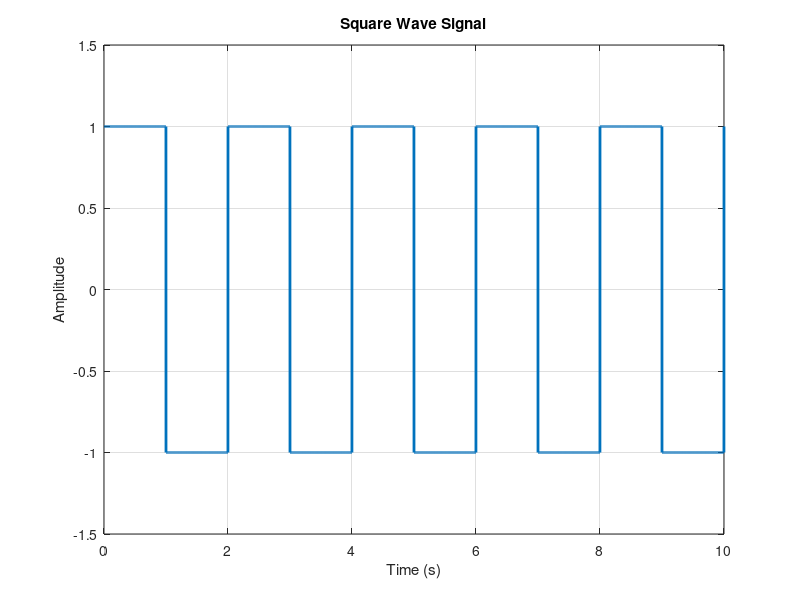

MATLAB code to generate this figure:
% MATLAB script to generate and plot a square wave

% Define parameters
T = 2; % Period of the square wave
fs = 1000; % Sampling frequency (high value for smooth plotting)
t = 0:1/fs:5*T; % Time vector from 0 to 5 periods with small step size

% Generate the square wave using the square() function
% square() generates a waveform with values of -1 and 1
sq_wave = square(2 * pi * (1/T) * t); % Frequency = 1/T

% Plot the square wave
figure; % Open a new figure
plot(t, sq_wave, 'LineWidth', 2);
grid on; % Add grid for better visualization
xlabel('Time (s)');
ylabel('Amplitude');
title('Square Wave Signal');
ylim([-1.5 1.5]); % Set y-axis limits

% Explanation:
% - square() generates a square wave with values switching between -1 and 1.
% - The argument (2*pi*f*t) determines the wave frequency.
% - The time vector 't' ensures high resolution for smooth plotting.
% - A higher sampling frequency (fs) provides better visualization.
